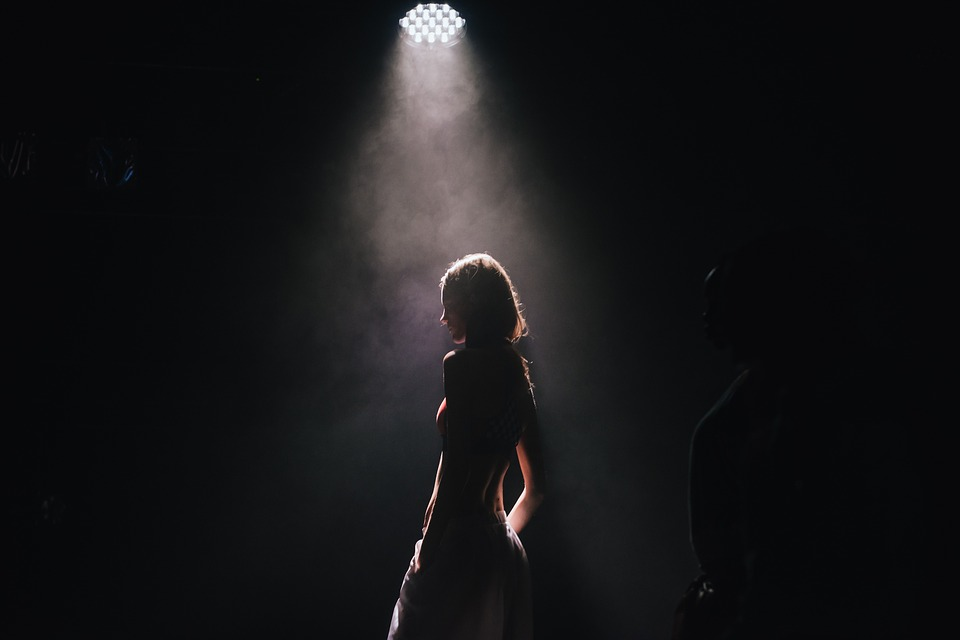
#> input picture Imagenes_Pruebas/1gamma.jpg, 960 x 640 px
$ jupyter execute '2.10 Usando la información de la imágen para contrastarla.ipynb'
#> lines starting #> are read from the running program, lines starting #| are printed output that depends on the picture
# Usando la información de la imágen para contrastarla

# Ejercicio 2.10

Usar la imagen lavada1.jpg , repetir con cabeza1.jpg (cabeza 2 es mejorada

* Convertirla a escala de grises

* Obtener el histograma de cada imagen con las funciones imhist y hist comparar y
concluir

* Igualación por histograma, se realiza usando la función histeq

 g=histeq(f,256);

* Dada la imagenes cadera1 obtener el imhist y el hist identificar el rango de modificación
de los niveles de gris,

* Repetir el proceso de ajuste de contraste las veces que sea necesario usando los
rangos que identificó.

[cell 1]
import numpy as np
import cv2 as cv
from skimage import io
from matplotlib import pyplot as plt
img = io.imread('Imagenes_Pruebas/1gamma.jpg',0)
#> img is the input picture: shape (640, 960, 3); mean R, G, B 21.4, 21.2, 23
plt.hist(img.ravel(),256,[0,256]);
plt.show()
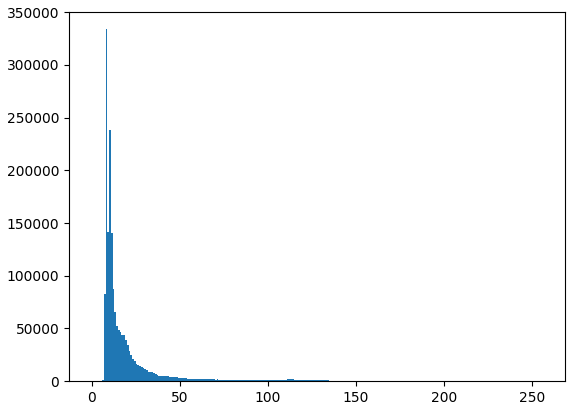
#> figure drawn by matplotlib, 1 panel; tallest bar 333770 high, from x = 8 to 9

[cell 2]
import cv2
import numpy as np
from matplotlib import pyplot as plt
from skimage import io

img = cv2.imread('Imagenes_Pruebas/1gamma.jpg',0)
#> img: shape (640, 960); min 0, max 255, mean 21.5
hist,bins = np.histogram(img.flatten(),256,[0,256])
#> hist = 256 values, max 164869 at index 8, min 11 at index 1, mean 2400; bins = 257 values from 0 to 256
cdf = hist.cumsum()
#> cdf = 256 values from 44 to 614400
cdf_normalized = cdf * hist.max()/ cdf.max()
#> cdf_normalized = 256 values from 11.81 to 164869
plt.plot(cdf_normalized, color = 'b')
plt.hist(img.flatten(),256,[0,256], color = 'r')
plt.xlim([0,256])
plt.legend(('cdf','histogram'), loc = 'upper left')
plt.show()
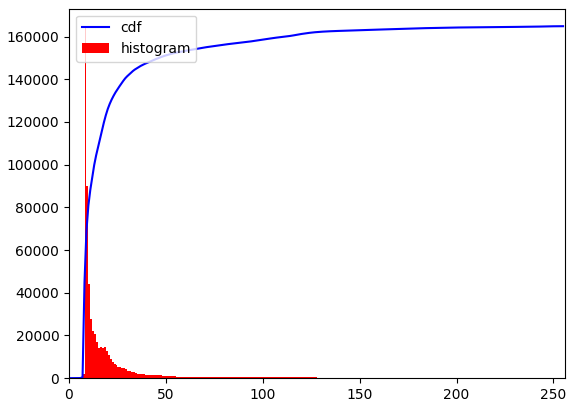
#> figure drawn by matplotlib, 1 panel; tallest bar 164869 high, from x = 8 to 9; curve peaks at x = 255, y = 164869
io.imshow(img)

[cell 3]
import cv2
import numpy as np
from matplotlib import pyplot as plt
from skimage import io
cdf_m = np.ma.masked_equal(cdf,0)
cdf_m = (cdf_m - cdf_m.min())*255/(cdf_m.max()-cdf_m.min())
cdf = np.ma.filled(cdf_m,0).astype('uint8')
#> cdf = 256 values from 0 to 255
img2 = cdf[img]
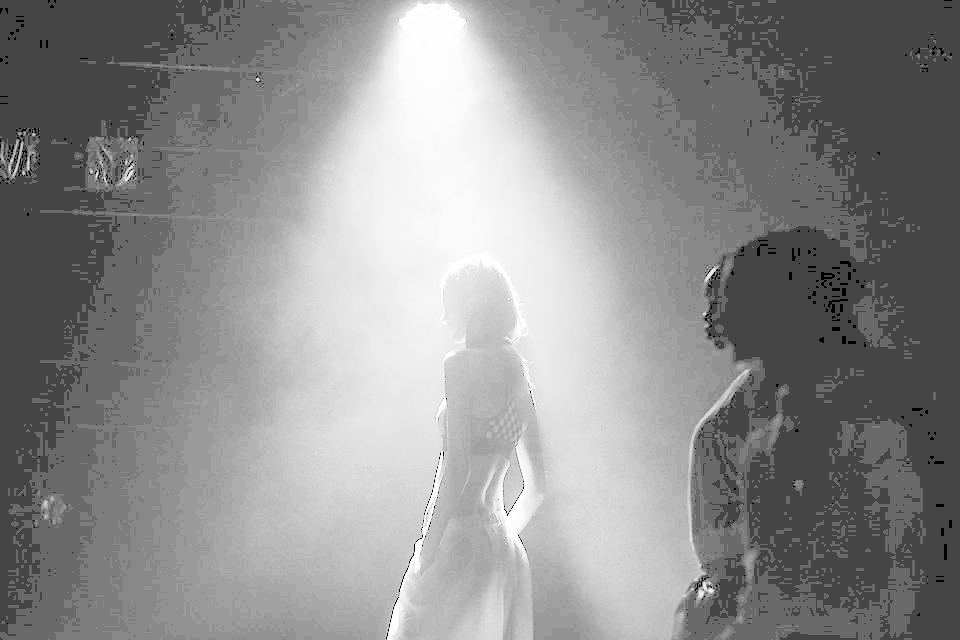
#> img2: shape (640, 960); min 0, max 255, mean 140.8
hist,bins = np.histogram(img2.flatten(),256,[0,256])
#> hist = 256 values, max 164869 at index 69, min 0 at index 1, mean 2400
cdf_E = hist.cumsum()
#> cdf_E = 256 values from 2109 to 614400
cdf_normalized_E = cdf_E * hist.max()/ cdf_E.max()
#> cdf_normalized_E = 256 values from 565.9 to 164869
plt.plot(cdf_normalized_E, color = 'b')
plt.hist(img.flatten(),256,[0,256], color = 'r')
plt.xlim([0,256])
plt.legend(('cdf_E','Imagenes_Pruebas/histogram'), loc = 'upper left')
plt.show()
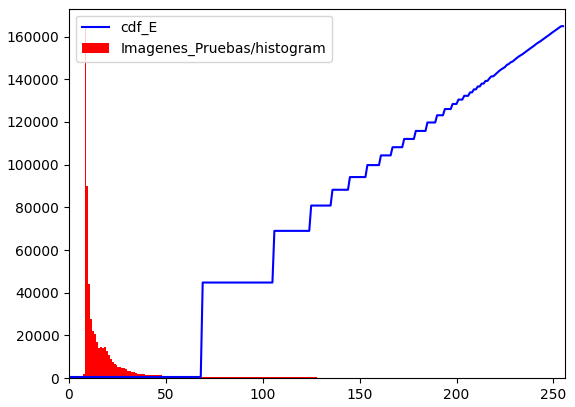
#> figure drawn by matplotlib, 1 panel; tallest bar 164869 high, from x = 8 to 9; curve peaks at x = 255, y = 164869
io.imshow(img2)

$ run again, with Imagenes_Pruebas/2gamma.jpg copied over Imagenes_Pruebas/1gamma.jpg
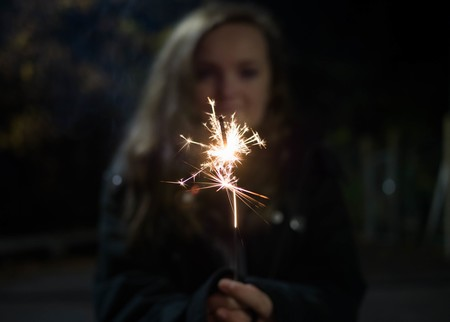
#> input picture Imagenes_Pruebas/2gamma.jpg, 450 x 322 px
#> img is the input picture: shape (322, 450, 3); mean R, G, B 24.2, 21.9, 19.7
#> img: shape (322, 450)
#> `hist,bins = np.histogram(img.flatten(),256,[0,256])`: hist = 256 values, max 10041 at index 4, min 6 at index 167, mean 566; bins = 257 values from 0 to 256
#> `cdf = hist.cumsum()`: cdf = 256 values from 3476 to 144900
#> cdf_normalized = 256 values from 240.9 to 10041
#> `cdf = np.ma.filled(cdf_m,0).astype('uint8')`: cdf = 256 values from 0 to 255
#> `img2 = cdf[img]`:
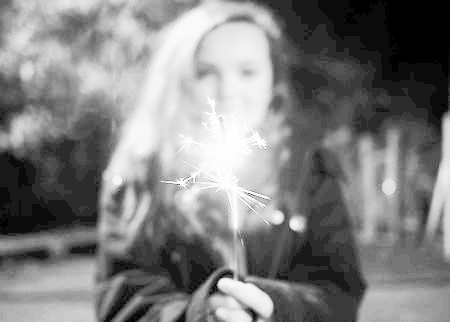
#> img2: shape (322, 450); min 0, max 255, mean 127.5
#> `hist,bins = np.histogram(img2.flatten(),256,[0,256])`: hist = 256 values, max 10041 at index 44, min 0 at index 2, mean 566
#> cdf_E = 256 values from 3476 to 144900
#> cdf_normalized_E = 256 values from 240.9 to 10041
#> `plt.show()`:
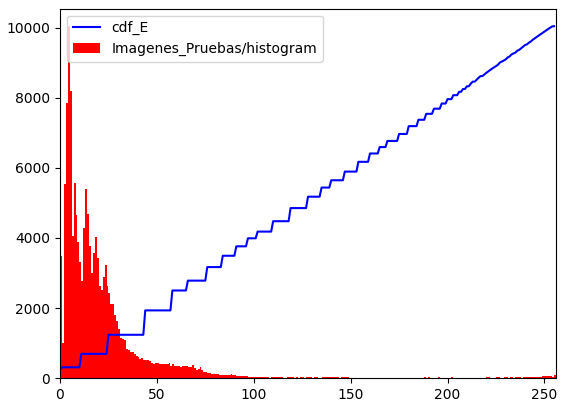
#> figure drawn by matplotlib, 1 panel; tallest bar 10041 high, from x = 4 to 5; curve peaks at x = 255, y = 10041
